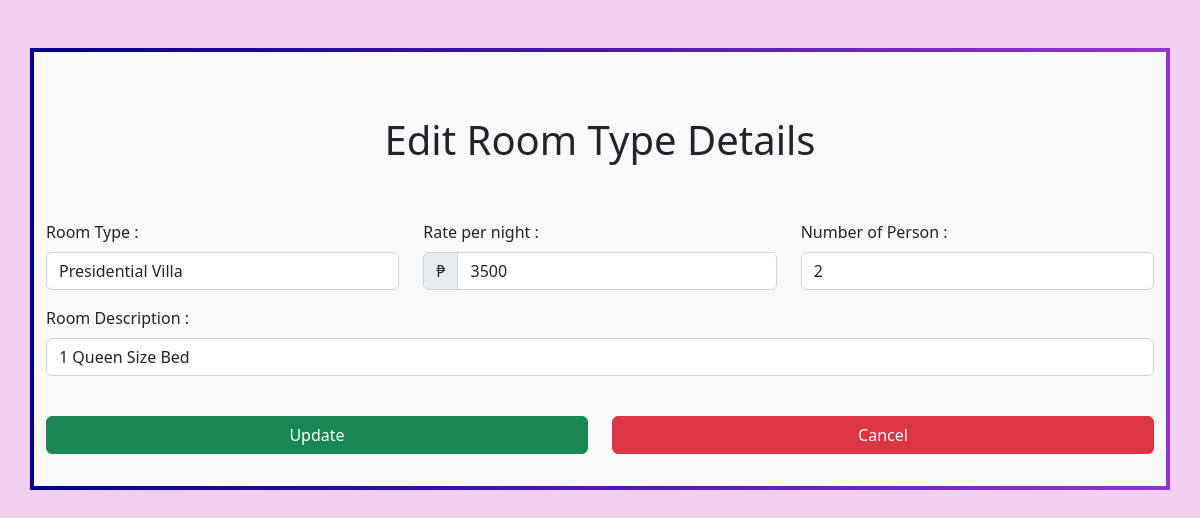
Screenshot of /admin/function/hrmanage/rtedit.php?id=1 with the database file from the repository.
### tables this page shows
CREATE TABLE `tblroomtype` (
  `Id` int(11) NOT NULL,
  `Type` varchar(30) NOT NULL,
  `Description` varchar(255) NOT NULL,
  `Person` int(1) NOT NULL,
  `Rate` double NOT NULL
);

### admin/function/hrmanage/rtedit.php (the view, shortened to what this page needs)
<?php
include 'config.php';
$id = $_GET['id'];
?>
<!DOCTYPE html>
<html lang="en">
<head>
    <link href="https://cdn.jsdelivr.net/npm/bootstrap@5.2.2/dist/css/bootstrap.min.css" rel="stylesheet">
    <link rel="stylesheet" href="https://cdnjs.cloudflare.com/ajax/libs/font-awesome/6.2.0/css/all.min.css" />
</head>
<body style="background-color: rgba(237, 195, 238, 0.8);">
    <?php
    $sql = "SELECT * FROM `tblroomtype` WHERE Id= $id LIMIT 1";
    $result = mysqli_query($conn, $sql);
    $row = mysqli_fetch_assoc($result);
    ?>
    <div class="container bg-light py-3 mt-5 " style="border-width: 4px;
  border-style: solid;
  border-image: linear-gradient(to right, darkblue, darkorchid) 1">
        <div class="row text-center my-5">
            <h1>Edit Room Type Details</h1>
        </div>
        <form method="POST">
            <div class="row mb-3">
                <div class="col-lg-4">
                    <label for="Type" class="form-label">Room Type :</label>
                    <input type="text" name="Type" class="form-control" value="<?php echo $row['Type'] ?>">
                </div>
                <div class="col-lg-4">
                    <label for="Rate" class="form-label">Rate per night :</label>
                    <div class="input-group">
                                <div class="input-group-text">₱</div>
                    <input type="number" name="Rate" class="form-control" value="<?php echo $row['Rate'] ?>">
                    </div>
                </div>
                <div class="col-lg-4">
                    <label for="Person" class="form-label">Number of Person :</label>
                    <input type="text" name="Person" class="form-control" value="<?php echo $row['Person'] ?>">
                </div>
            </div>
            <div class="row mb-3">
                <div class="col">
                    <label for="Description" class="form-label">Room Description :</label>
                    <input type="text" name="Description" class="form-control" value="<?php echo $row['Description'] ?>">
                </div>
            </div>
            <div class="row mb-3">
                <div class="col-lg-6 mt-4">
                    <button type="submit" class="btn btn-success me-3" style="margin:auto; width:100%;" name="submit">Update</button>
                </div>
                <div class="col-lg-6 mt-4">
                    <a type="button" class="btn btn-danger" style="margin:auto; width:100%;" href="../../roomtypes.php">Cancel</a>
                </div>
            </div>
        </form>
    </div>
</body>
</html>

### rows the page displays
tblroomtype: Type "Presidential Villa", Rate "3500", Person "2", Description "1 Queen Size Bed"
